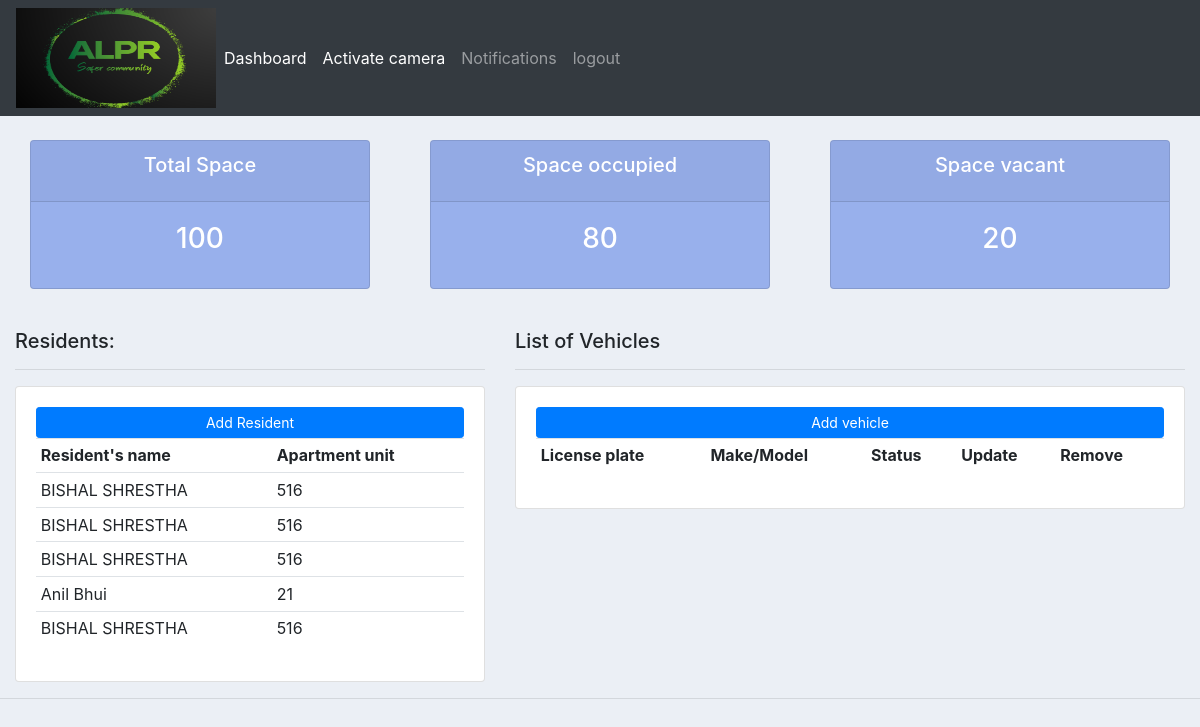
Before: /dashboard/ with the older database file.
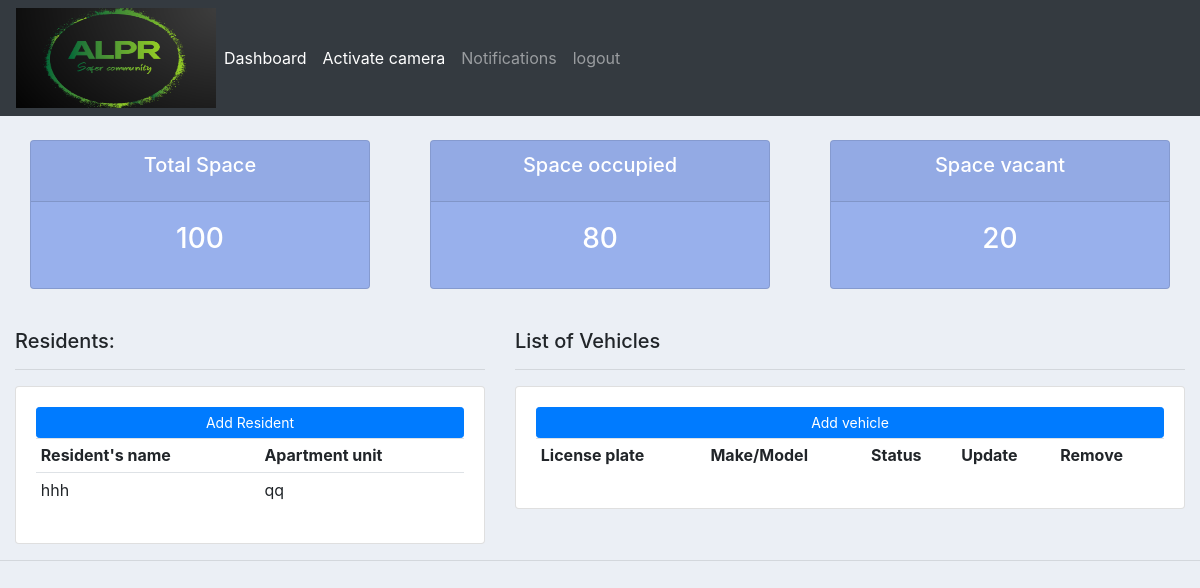
After: the same page with the newer database file.
### accounts/models.py (models this page shows, shortened)
class Resident(models.Model):
    name = models.CharField(max_length=50, null=True)
    apartment_unit = models.CharField(max_length=50, null=True)

### accounts/views.py (the view)
# urls.py: path('dashboard/', views.dashboardFn, name="dashboard"),
def dashboardFn(request):
    vehicles = Vehicle.objects.all()
    residents = Resident.objects.all()
    context = {'vehicles': vehicles,'residents':residents}
    return render(request, 'accounts/dashboardPage.html', context)

### accounts/templates/accounts/dashboardPage.html (shortened to what this page needs)
{%  extends 'accounts/main.html' %}
{% block content %}
{%  include 'accounts/status.html' %}
<br>
<div class="row">
    <div class="col-md-5">
        <h5>Residents:</h5>
        <hr>
        <div class="card card-body">
            <a class="btn btn-primary  btn-sm btn-block" href="{% url 'add_resident' %}">Add Resident</a>
            <table class="table table-sm">
                <tr>
                    <th>Resident's name</th>
                    <th>Apartment unit</th>
                </tr>
                {% for resident in residents %}
                    <tr>
                        <td>{{resident.name}}</td>
                        <td>{{resident.apartment_unit}}</td>
                    </tr>
                {% endfor %}
            </table>
        </div>
    </div>
    <div class="col-md-7">
        <h5>List of Vehicles</h5>
        <hr>
        <div class="card card-body">
            <a class="btn btn-primary  btn-sm btn-block" href="{% url 'add_vehicle' %}">Add vehicle</a>
            <table class="table table-sm">
                <tr>
                    <th>License plate</th>
                    <th>Make/Model</th>
                    <th>Status</th>
                    <th>Update</th>
                    <th>Remove</th>
                </tr>
            </table>
        </div>
    </div>
</div>
{% endblock %}

Changed rows visible on the page:
removed Resident: name "BISHAL SHRESTHA", apartment_unit "516"
removed Resident: name "BISHAL SHRESTHA", apartment_unit "516"
removed Resident: name "BISHAL SHRESTHA", apartment_unit "516"
removed Resident: name "Anil Bhui", apartment_unit "21"
removed Resident: name "BISHAL SHRESTHA", apartment_unit "516"
added Resident: name "hhh", apartment_unit "qq"
